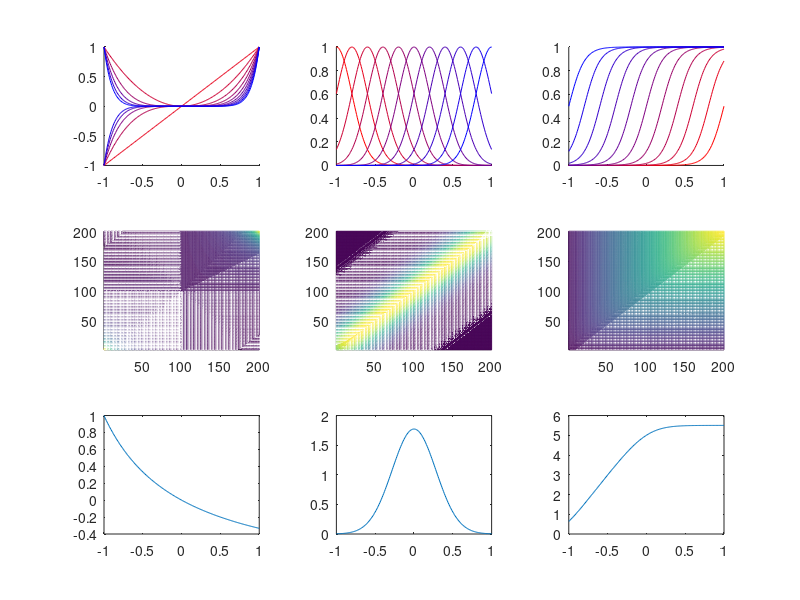

Reproduce this figure in MATLAB.
%% basis function visualization Page 295, Fig. 6.1 of PRML

clc
clear

const = 0;
order = 1:10;
mu = -1:0.2:1;
sigma = 0.2;
a = 10;
b = -1:0.2:1;

x1 = -1:0.01:1;
x2 = -1:0.01:1;
index0 = find(x1==0);
index05 = find(x1==-0.5);

for i = 1:length(order)
    bf1(:,i) = (x1+const).^order(i);
end
for i = 1:length(x1)
    for j = 1:length(x1)
        K1(i,j) = bf1(i,:)*bf1(j,:)';
    end
end
    
for i = 1:length(mu)
    bf2(:,i) = exp(-(x1-mu(i)).*(x1-mu(i))/(2*sigma^2));
end
for i = 1:length(x1)
    for j = 1:length(x1)
        K2(i,j) = bf2(i,:)*bf2(j,:)';
    end
end

for i = 1:length(b)
    bf3(:,i) = 1./(1+exp(-a*(x1+b(i))));
end
for i = 1:length(x1)
    for j = 1:length(x1)
        K3(i,j) = bf3(i,:)*bf3(j,:)';
    end
end

figure;
subplot(331);
hold on;
for i = 1:length(order)
    plot(x1,bf1(:,i),'Color',[(10-order(i))/10 0 order(i)/10]);
end
subplot(332);
hold on;
for i = 1:length(mu)
    plot(x1,bf2(:,i),'Color',[(1-mu(i))/2 0 (mu(i)+1)/2]);
end
subplot(333);
hold on;
for i = 1:length(b)
    plot(x1,bf3(:,i),'Color',[(1-b(i))/2 0 (b(i)+1)/2]);
end

subplot(334);
mesh(K1);
axis tight; view(2);
subplot(335);
mesh(K2);
axis tight; view(2);
subplot(336);
mesh(K3);
axis tight; view(2);

subplot(337);
plot(x1,K1(index05,:));
subplot(338);
plot(x1,K2(index0,:));
subplot(339);
plot(x1,K3(index0,:));